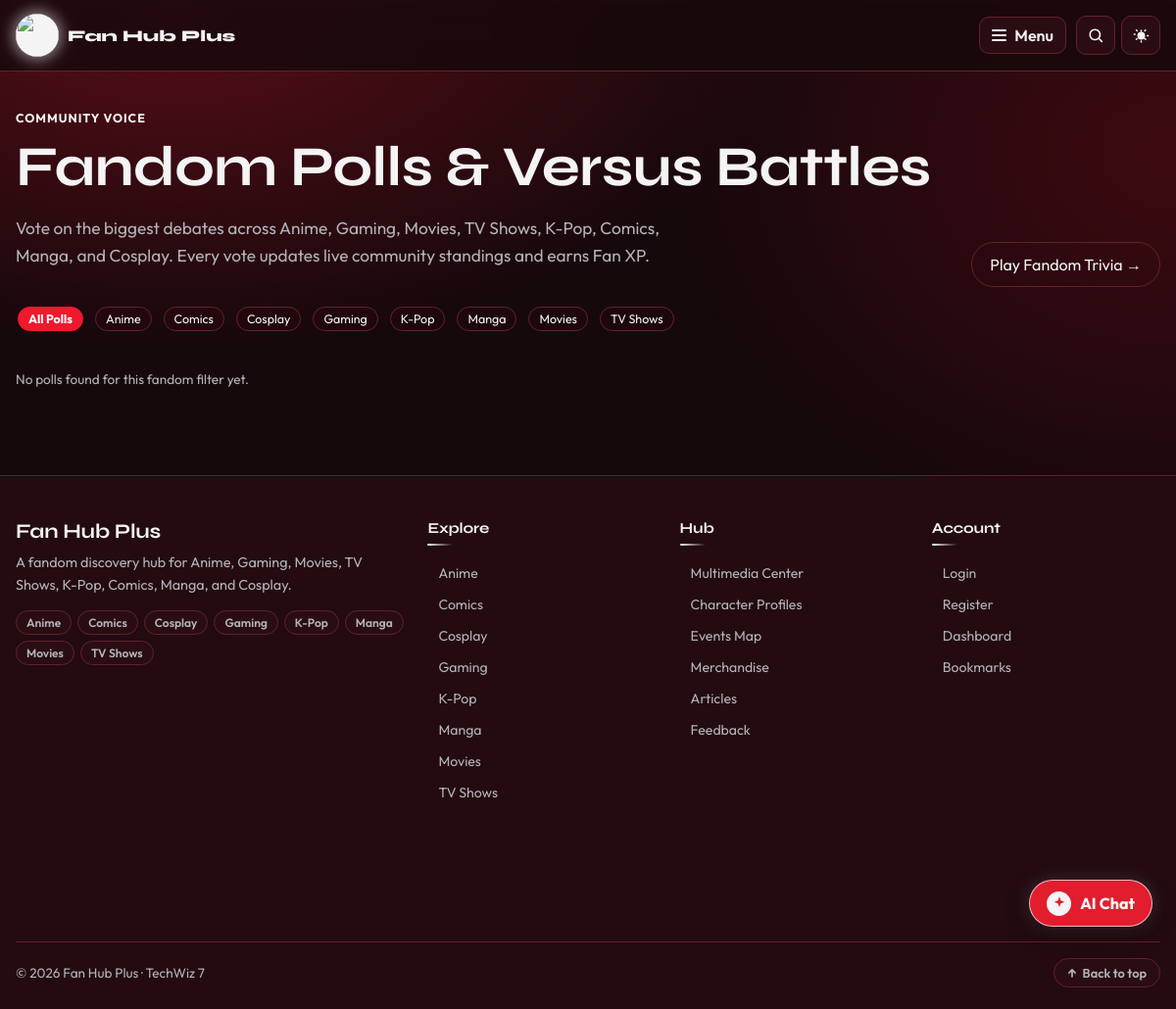
Screenshot of /polls.php with the database file from the repository.
### tables this page shows
CREATE TABLE categories (
  id INT UNSIGNED AUTO_INCREMENT PRIMARY KEY,
  name VARCHAR(80) NOT NULL,
  slug VARCHAR(80) NOT NULL UNIQUE,
  description TEXT,
  icon VARCHAR(40) DEFAULT ''
);

### includes/functions.php (called while the page is built, shortened)
<?php
require_once __DIR__ . '/../config/db.php';
function e($value)
{
    return htmlspecialchars((string) $value, ENT_QUOTES, 'UTF-8');
}
function site_base_path()
{
    static $base_path = null;
    if ($base_path !== null) {
        return $base_path;
    }
    $project_root = realpath(__DIR__ . '/..');
    $document_root = isset($_SERVER['DOCUMENT_ROOT']) ? realpath($_SERVER['DOCUMENT_ROOT']) : false;
    if ($project_root !== false && $document_root !== false) {
        $project_root = str_replace('\\', '/', $project_root);
        $document_root = rtrim(str_replace('\\', '/', $document_root), '/');
        if ($project_root === $document_root) {
            $base_path = '';
        } elseif (strpos($project_root, $document_root . '/') === 0) {
            $base_path = substr($project_root, strlen($document_root));
        } else {
            $base_path = '';
        }
        return $base_path;
    }
    $script_name = isset($_SERVER['SCRIPT_NAME']) ? str_replace('\\', '/', $_SERVER['SCRIPT_NAME']) : '';
    $admin_position = strpos($script_name, '/admin/');
    $base_path = $admin_position === false ? dirname($script_name) : substr($script_name, 0, $admin_position);
    $base_path = $base_path === '/' || $base_path === '.' ? '' : rtrim($base_path, '/');
    return $base_path;
}
function site_url($path = '')
{
    $path = (string) $path;
    $base_path = site_base_path();
    $absolute_path = '/' . ltrim($path, '/');
    return $base_path . $absolute_path;
}
function db_query($sql)
{
    global $conn;
    try {
        $result = mysqli_query($conn, $sql);
        return $result;
    } catch (\Throwable $e) {
        return false;
    }
}
function db_all($sql)
{
    $result = db_query($sql);
    $rows = array();
    if ($result) {
        while ($row = mysqli_fetch_assoc($result)) {
            $rows[] = $row;
        }
    }
    return $rows;
}
function categories()
{
    return db_all("SELECT * FROM categories ORDER BY name ASC");
}
    ?>
    <?php
function category_url($slug)
{
    $slug = preg_replace('/[^a-z0-9\-]/', '', strtolower((string) $slug));
    return $slug === '' ? site_url('/index.php') : site_url('/' . $slug . '.php');
}

### polls.php (the view, shortened to what this page needs)
<?php
require_once __DIR__ . '/includes/functions.php';
$cats = categories();
$category_slug = isset($_GET['category']) ? trim($_GET['category']) : '';
$where = '1=1';
$polls = db_all("SELECT fandom_polls.*, categories.name AS category_name, categories.slug AS category_slug FROM fandom_polls JOIN categories ON categories.id = fandom_polls.category_id WHERE $where ORDER BY fandom_polls.id DESC");
require __DIR__ . '/includes/header.php';
?>
<section class="wrap section">
    <div class="section-head">
        <div>
            <p class="eyebrow">Community Voice</p>
            <h1>Fandom Polls &amp; Versus Battles</h1>
            <p class="lede">Vote on the biggest debates across Anime, Gaming, Movies, TV Shows, K-Pop, Comics, Manga, and Cosplay. Every vote updates live community standings and earns Fan XP.</p>
        </div>
        <a class="btn-ghost" href="<?php echo e(site_url('/quiz.php')); ?>">Play Fandom Trivia &rarr;</a>
    </div>
    <div style="display:flex;flex-wrap:wrap;gap:8px;margin-bottom:24px">
        <a class="chip <?php echo $category_slug === '' ? 'active' : ''; ?>" href="<?php echo e(site_url('/polls.php')); ?>">All Polls</a>
        <?php foreach ($cats as $c) { ?>
            <a class="chip <?php echo $category_slug === $c['slug'] ? 'active' : ''; ?>" href="<?php echo e(site_url('/polls.php?category=' . rawurlencode($c['slug']))); ?>"><?php echo e($c['name']); ?></a>
        <?php } ?>
    </div>
    <?php if (!$polls) { ?>
        <p class="meta">No polls found for this fandom filter yet.</p>
    <?php } ?>
</section>
<?php require __DIR__ . '/includes/footer.php'; ?>

### includes/footer.php (shortened to what this page needs)
</main>
<?php if (empty($hide_footer)) { ?>
<footer class="site-footer">
    <div class="footer-glow" aria-hidden="true"></div>
    <div class="wrap footer-grid">
        <div class="footer-brand">
            <div class="footer-brand-text">
                <h3>Fan Hub <em class="footer-em">Plus</em></h3>
                <p>A fandom discovery hub for Anime, Gaming, Movies, TV Shows, K-Pop, Comics, Manga, and Cosplay.</p>
                <ul class="footer-fandom-chips">
                    <?php foreach ($nav_cats as $c) { ?>
                        <li><a class="footer-chip" href="<?php echo e(category_url($c['slug'])); ?>"><?php echo e($c['name']); ?></a></li>
                    <?php } ?>
                </ul>
            </div>
        </div>
        <nav class="footer-col" aria-label="Explore">
            <h4>Explore</h4>
            <ul>
                <?php foreach ($nav_cats as $c) { ?>
                    <li><a href="<?php echo e(site_url('/explore.php?category=' . rawurlencode($c['slug']))); ?>"><?php echo e($c['name']); ?></a></li>
                <?php } ?>
            </ul>
        </nav>
        <nav class="footer-col" aria-label="Hub">
            <h4>Hub</h4>
            <ul>
                <li><a href="<?php echo e(site_url('/multimedia.php')); ?>">Multimedia Center</a></li>
                <li><a href="<?php echo e(site_url('/characters.php')); ?>">Character Profiles</a></li>
                <li><a href="<?php echo e(site_url('/events-map.php')); ?>">Events Map</a></li>
                <li><a href="<?php echo e(site_url('/merch.php')); ?>">Merchandise</a></li>
                <li><a href="<?php echo e(site_url('/articles.php')); ?>">Articles</a></li>
                <li><a href="<?php echo e(site_url('/feedback.php')); ?>">Feedback</a></li>
            </ul>
        </nav>
        <nav class="footer-col" aria-label="Account">
            <h4>Account</h4>
            <ul>
                <li><a href="<?php echo e(site_url('/login.php')); ?>">Login</a></li>
                <li><a href="<?php echo e(site_url('/register.php')); ?>">Register</a></li>
                <li><a href="<?php echo e(site_url('/dashboard.php')); ?>">Dashboard</a></li>
                <li><a href="<?php echo e(site_url('/bookmarks.php')); ?>">Bookmarks</a></li>
            </ul>
        </nav>
    </div>
    <div class="wrap footer-bottom">
        <p class="copy">&copy; <?php echo date('Y'); ?> Fan Hub Plus &middot; TechWiz 7</p>
        <a class="footer-top" href="#top">Back to top</a>
    </div>
</footer>
<?php } ?>
<section class="site-assistant" id="siteAssistant" aria-label="Fan Hub AI Chatbot">
    <button class="assistant-launcher" id="assistantOpen" type="button" aria-expanded="false" aria-controls="assistantPanel">
        <span class="assistant-launcher-icon" aria-hidden="true">
            <svg viewBox="0 0 24 24" width="16" height="16" focusable="false"><path d="M12 2l2.2 5.8L20 10l-5.8 2.2L12 18l-2.2-5.8L4 10l5.8-2.2L12 2z" fill="currentColor"/></svg>
        </span>
        <span>AI Chat</span>
    </button>
</section>
</body>
</html>

### rows the page displays
categories: name "Anime"
categories: name "Comics"
categories: name "Cosplay"
categories: name "Gaming"
categories: name "K-Pop"
categories: name "Manga"
categories: name "Movies"
categories: name "TV Shows"
